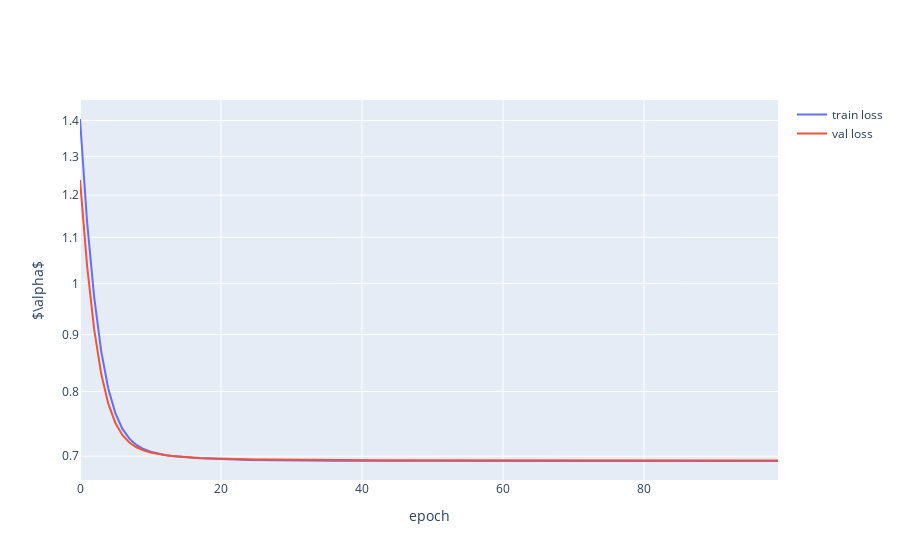

The cell this chart's notebook holds for it:
### Code cell
plot_history(slstm_history, label="loss")
